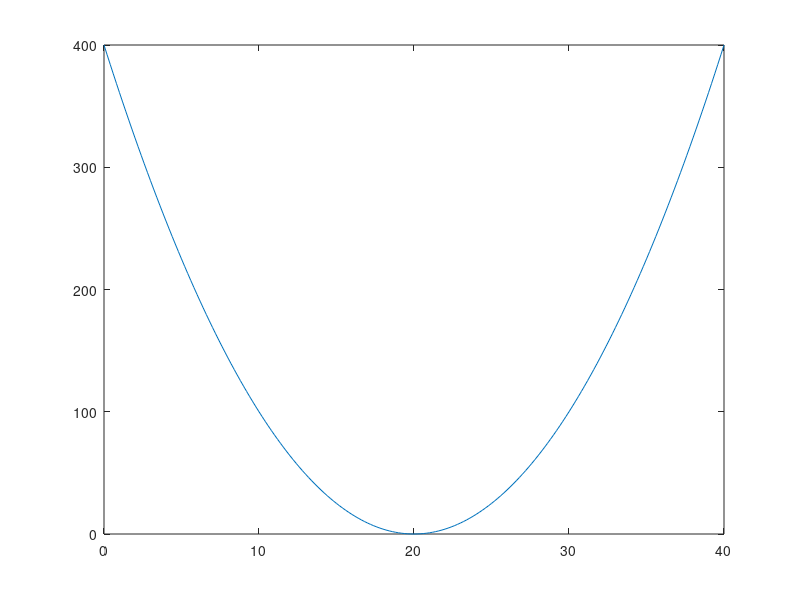

The MATLAB script that drew this image:
# Not function file:

1;

% Define range for x values 0 - 385 with .2 increment
x = 0:0.2:40;

% Function to calculate the data
function y = createData(x_input)
    y = (x_input - 20).^2;
end

% Call the function to get y values
y = createData(x);

% Combine x and y into a matrix
data = [x', y'];

filename = 'octave-points.csv';

% Write the data to the CSV file
csvwrite(filename, data);

% Plot the results
plot(x, y);

